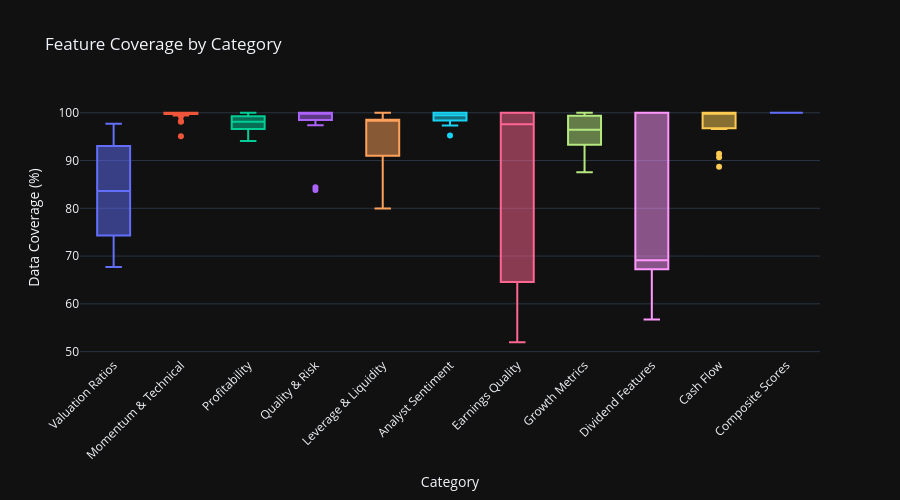

Notebook code cell kept with this figure:
### Code cell
# Cell 5: Feature Coverage Analysis
# Analyze missing values and coverage by feature category

coverage_data = []
for category, features in FEATURE_CATEGORIES.items():
    for feature in features:
        if feature in all_stocks_features.columns:
            coverage = (1 - all_stocks_features[feature].isna().mean()) * 100
            coverage_data.append({
                'Category': category,
                'Feature': feature,
                'Coverage %': coverage
            })

coverage_df = pd.DataFrame(coverage_data)

# Plot coverage by category
fig = px.box(coverage_df, x='Category', y='Coverage %',
             title='Feature Coverage by Category',
             color='Category',
             labels={'Coverage %': 'Data Coverage (%)'},
             height=500)
fig.update_layout(showlegend=False, xaxis_tickangle=-45)
fig.show()

# Summary statistics
print("\n📊 Coverage Summary by Category:")
print(coverage_df.groupby('Category')['Coverage %'].agg(['mean', 'min', 'max']).round(1).to_string())

### Figure 1 — Plotly figure (JSON) as saved in the notebook; plotly's stock layout.template omitted (floating-point values rounded to 4 significant figures)
{"data": [{"alignmentgroup": "True", "hovertemplate": "Category=%{x}<br>Data Coverage (%)=%{y}<extra></extra>", "legendgroup": "Valuation Ratios", "marker": {"color": "#636efa"}, "name": "Valuation Ratios", "notched": false, "offsetgroup": "Valuation Ratios", "orientation": "v", "showlegend": true, "x": ["Valuation Ratios", "Valuation Ratios", "Valuation Ratios", "Valuation Ratios", "Valuation Ratios", "Valuation Ratios", "Valuation Ratios", "Valuation Ratios", "Valuation Ratios", "Valuation Ratios", "Valuation Ratios", "Valuation Ratios", "Valuation Ratios", "Valuation Ratios", "Valuation Ratios", "Valuation Ratios", "Valuation Ratios", "Valuation Ratios", "Valuation Ratios", "Valuation Ratios", "Valuation Ratios"], "x0": " ", "xaxis": "x", "y": [78.83, 97.01, 90.1, 97.68, 68.93, 68.66, 93.25, 85.67, 75.13, 78.19, 91.3, 83.65, 73.19, 95.39, 87.32, 74.65, 96.63, 67.71, 72.35, 74.65, 92.94], "y0": " ", "yaxis": "y", "type": "box"}, {"alignmentgroup": "True", "hovertemplate": "Category=%{x}<br>Data Coverage (%)=%{y}<extra></extra>", "legendgroup": "Momentum & Technical", "marker": {"color": "#EF553B"}, "name": "Momentum & Technical", "notched": false, "offsetgroup": "Momentum & Technical", "orientation": "v", "showlegend": true, "x": ["Momentum & Technical", "Momentum & Technical", "Momentum & Technical", "Momentum & Technical", "Momentum & Technical", "Momentum & Technical", "Momentum & Technical", "Momentum & Technical", "Momentum & Technical", "Momentum & Technical", "Momentum & Technical", "Momentum & Technical", "Momentum & Technical", "Momentum & Technical", "Momentum & Technical", "Momentum & Technical", "Momentum & Technical", "Momentum & Technical", "Momentum & Technical", "Momentum & Technical", "Momentum & Technical", "Momentum & Technical", "Momentum & Technical", "Momentum & Technical", "Momentum & Technical"], "x0": " ", "xaxis": "x", "y": [99.94, 99.64, 99.2, 98.13, 99.97, 100.0, 100.0, 99.99, 98.25, 100.0, 100.0, 100.0, 95.08, 99.93, 99.75, 100.0, 99.45, 100.0, 100.0, 99.93, 100.0, 100.0, 100.0, 99.93, 99.99], "y0": " ", "yaxis": "y", "type": "box"}, {"alignmentgroup": "True", "hovertemplate": "Category=%{x}<br>Data Coverage (%)=%{y}<extra></extra>", "legendgroup": "Profitability", "marker": {"color": "#00cc96"}, "name": "Profitability", "notched": false, "offsetgroup": "Profitability", "orientation": "v", "showlegend": true, "x": ["Profitability", "Profitability", "Profitability", "Profitability", "Profitability", "Profitability", "Profitability", "Profitability", "Profitability", "Profitability", "Profitability", "Profitability", "Profitability", "Profitability", "Profitability"], "x0": " ", "xaxis": "x", "y": [94.11, 96.05, 97.53, 98.33, 96.39, 98.33, 99.55, 98.33, 99.55, 97.22, 98.13, 95.99, 98.13, 100.0, 100.0], "y0": " ", "yaxis": "y", "type": "box"}, {"alignmentgroup": "True", "hovertemplate": "Category=%{x}<br>Data Coverage (%)=%{y}<extra></extra>", "legendgroup": "Quality & Risk", "marker": {"color": "#ab63fa"}, "name": "Quality & Risk", "notched": false, "offsetgroup": "Quality & Risk", "orientation": "v", "showlegend": true, "x": ["Quality & Risk", "Quality & Risk", "Quality & Risk", "Quality & Risk", "Quality & Risk", "Quality & Risk", "Quality & Risk", "Quality & Risk", "Quality & Risk", "Quality & Risk", "Quality & Risk", "Quality & Risk", "Quality & Risk", "Quality & Risk", "Quality & Risk", "Quality & Risk", "Quality & Risk", "Quality & Risk", "Quality & Risk"], "x0": " ", "xaxis": "x", "y": [100.0, 100.0, 100.0, 98.53, 98.53, 99.48, 84.4, 83.82, 98.42, 98.45, 100.0, 100.0, 99.54, 99.91, 100.0, 97.4, 100.0, 100.0, 100.0], "y0": " ", "yaxis": "y", "type": "box"}, {"alignmentgroup": "True", "hovertemplate": "Category=%{x}<br>Data Coverage (%)=%{y}<extra></extra>", "legendgroup": "Leverage & Liquidity", "marker": {"color": "#FFA15A"}, "name": "Leverage & Liquidity", "notched": false, "offsetgroup": "Leverage & Liquidity", "orientation": "v", "showlegend": true, "x": ["Leverage & Liquidity", "Leverage & Liquidity", "Leverage & Liquidity", "Leverage & Liquidity", "Leverage & Liquidity", "Leverage & Liquidity", "Leverage & Liquidity", "Leverage & Liquidity", "Leverage & Liquidity", "Leverage & Liquidity", "Leverage & Liquidity", "Leverage & Liquidity", "Leverage & Liquidity", "Leverage & Liquidity", "Leverage & Liquidity", "Leverage & Liquidity", "Leverage & Liquidity", "Leverage & Liquidity", "Leverage & Liquidity", "Leverage & Liquidity"], "x0": " ", "xaxis": "x", "y": [99.55, 98.53, 98.53, 93.93, 98.45, 98.53, 98.53, 84.12, 98.17, 98.51, 98.53, 99.29, 88.11, 84.12, 79.94, 96.48, 94.39, 87.41, 100.0, 99.48], "y0": " ", "yaxis": "y", "type": "box"}, {"alignmentgroup": "True", "hovertemplate": "Category=%{x}<br>Data Coverage (%)=%{y}<extra></extra>", "legendgroup": "Analyst Sentiment", "marker": {"color": "#19d3f3"}, "name": "Analyst Sentiment", "notched": false, "offsetgroup": "Analyst Sentiment", "orientation": "v", "showlegend": true, "x": ["Analyst Sentiment", "Analyst Sentiment", "Analyst Sentiment", "Analyst Sentiment", "Analyst Sentiment", "Analyst Sentiment", "Analyst Sentiment", "Analyst Sentiment", "Analyst Sentiment", "Analyst Sentiment", "Analyst Sentiment", "Analyst Sentiment", "Analyst Sentiment", "Analyst Sentiment", "Analyst Sentiment", "Analyst Sentiment", "Analyst Sentiment", "Analyst Sentiment", "Analyst Sentiment"], "x0": " ", "xaxis": "x", "y": [98.62, 98.62, 99.99, 99.96, 99.48, 98.38, 100.0, 100.0, 100.0, 99.75, 99.48, 98.38, 97.35, 95.21, 99.48, 98.38, 98.38, 100.0, 100.0], "y0": " ", "yaxis": "y", "type": "box"}, {"alignmentgroup": "True", "hovertemplate": "Category=%{x}<br>Data Coverage (%)=%{y}<extra></extra>", "legendgroup": "Earnings Quality", "marker": {"color": "#FF6692"}, "name": "Earnings Quality", "notched": false, "offsetgroup": "Earnings Quality", "orientation": "v", "showlegend": true, "x": ["Earnings Quality", "Earnings Quality", "Earnings Quality", "Earnings Quality", "Earnings Quality", "Earnings Quality", "Earnings Quality", "Earnings Quality", "Earnings Quality", "Earnings Quality", "Earnings Quality", "Earnings Quality", "Earnings Quality", "Earnings Quality", "Earnings Quality", "Earnings Quality", "Earnings Quality", "Earnings Quality", "Earnings Quality"], "x0": " ", "xaxis": "x", "y": [51.96, 96.46, 52.41, 99.48, 90.44, 97.58, 100.0, 68.61, 63.75, 100.0, 52.93, 52.41, 99.91, 99.48, 100.0, 100.0, 100.0, 67.07, 100.0], "y0": " ", "yaxis": "y", "type": "box"}, {"alignmentgroup": "True", "hovertemplate": "Category=%{x}<br>Data Coverage (%)=%{y}<extra></extra>", "legendgroup": "Growth Metrics", "marker": {"color": "#B6E880"}, "name": "Growth Metrics", "notched": false, "offsetgroup": "Growth Metrics", "orientation": "v", "showlegend": true, "x": ["Growth Metrics", "Growth Metrics", "Growth Metrics", "Growth Metrics", "Growth Metrics", "Growth Metrics", "Growth Metrics", "Growth Metrics", "Growth Metrics", "Growth Metrics", "Growth Metrics", "Growth Metrics", "Growth Metrics", "Growth Metrics"], "x0": " ", "xaxis": "x", "y": [97.49, 99.42, 99.91, 99.36, 91.2, 93.28, 91.85, 96.33, 96.46, 96.34, 98.17, 96.46, 87.57, 100.0], "y0": " ", "yaxis": "y", "type": "box"}, {"alignmentgroup": "True", "hovertemplate": "Category=%{x}<br>Data Coverage (%)=%{y}<extra></extra>", "legendgroup": "Dividend Features", "marker": {"color": "#FF97FF"}, "name": "Dividend Features", "notched": false, "offsetgroup": "Dividend Features", "orientation": "v", "showlegend": true, "x": ["Dividend Features", "Dividend Features", "Dividend Features", "Dividend Features", "Dividend Features", "Dividend Features", "Dividend Features", "Dividend Features", "Dividend Features", "Dividend Features", "Dividend Features", "Dividend Features", "Dividend Features", "Dividend Features"], "x0": " ", "xaxis": "x", "y": [100.0, 68.93, 88.33, 56.72, 67.23, 69.21, 100.0, 64.99, 69.08, 68.53, 100.0, 100.0, 100.0, 59.5], "y0": " ", "yaxis": "y", "type": "box"}, {"alignmentgroup": "True", "hovertemplate": "Category=%{x}<br>Data Coverage (%)=%{y}<extra></extra>", "legendgroup": "Cash Flow", "marker": {"color": "#FECB52"}, "name": "Cash Flow", "notched": false, "offsetgroup": "Cash Flow", "orientation": "v", "showlegend": true, "x": ["Cash Flow", "Cash Flow", "Cash Flow", "Cash Flow", "Cash Flow", "Cash Flow", "Cash Flow", "Cash Flow", "Cash Flow", "Cash Flow", "Cash Flow", "Cash Flow", "Cash Flow", "Cash Flow", "Cash Flow", "Cash Flow", "Cash Flow", "Cash Flow"], "x0": " ", "xaxis": "x", "y": [99.91, 99.91, 98.33, 99.46, 100.0, 100.0, 96.6, 100.0, 100.0, 88.69, 100.0, 100.0, 100.0, 90.66, 91.44, 100.0, 99.91, 96.76], "y0": " ", "yaxis": "y", "type": "box"}, {"alignmentgroup": "True", "hovertemplate": "Category=%{x}<br>Data Coverage (%)=%{y}<extra></extra>", "legendgroup": "Composite Scores", "marker": {"color": "#636efa"}, "name": "Composite Scores", "notched": false, "offsetgroup": "Composite Scores", "orientation": "v", "showlegend": true, "x": ["Composite Scores", "Composite Scores", "Composite Scores", "Composite Scores", "Composite Scores"], "x0": " ", "xaxis": "x", "y": [100.0, 100.0, 100.0, 100.0, 100.0], "y0": " ", "yaxis": "y", "type": "box"}], "layout": {"xaxis": {"anchor": "y", "domain": [0.0, 1.0], "title": {"text": "Category"}, "categoryorder": "array", "categoryarray": ["Valuation Ratios", "Momentum & Technical", "Profitability", "Quality & Risk", "Leverage & Liquidity", "Analyst Sentiment", "Earnings Quality", "Growth Metrics", "Dividend Features", "Cash Flow", "Composite Scores"], "tickangle": -45}, "yaxis": {"anchor": "x", "domain": [0.0, 1.0], "title": {"text": "Data Coverage (%)"}}, "legend": {"title": {"text": "Category"}, "tracegroupgap": 0}, "title": {"text": "Feature Coverage by Category"}, "boxmode": "overlay", "height": 500, "showlegend": false}}
